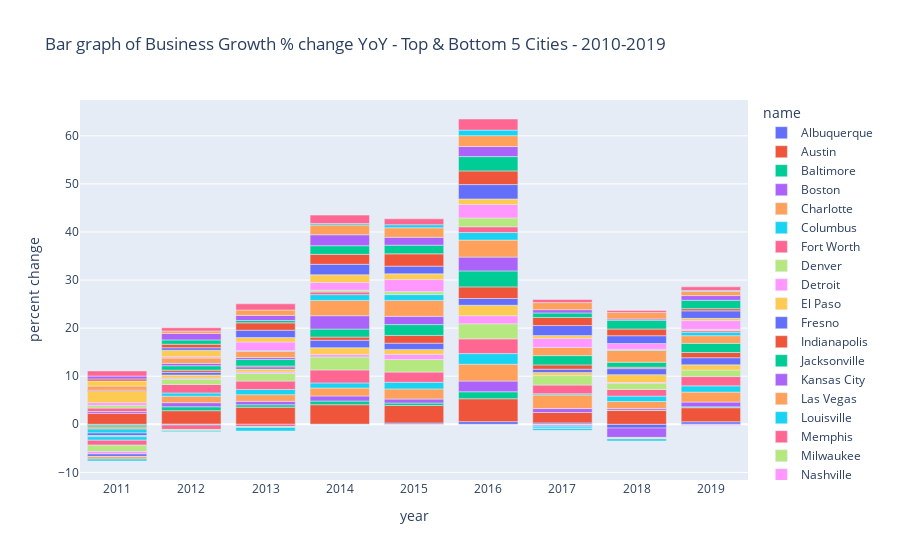

The notebook cell this image was saved under:
### Code cell
#Plotly bar graph of Business Growth % change YoY Top & Bottom 5 Cities- 2010-2019

fig = px.bar(business_10, y='percent_change', x='year', color='name', 
             title='Bar graph of Business Growth % change YoY - Top & Bottom 5 Cities - 2010-2019',
             labels={col:col.replace('_', ' ') for col in business_10.columns}) # remove underscore
fig.show()

### Figure 1 — Plotly figure (JSON) as saved in the notebook; plotly's stock layout.template omitted (floating-point values rounded to 4 significant figures)
{"data": [{"alignmentgroup": "True", "hovertemplate": "name=Albuquerque<br>year=%{x}<br>percent change=%{y}<extra></extra>", "legendgroup": "Albuquerque", "marker": {"color": "#636efa", "pattern": {"shape": ""}}, "name": "Albuquerque", "offsetgroup": "Albuquerque", "orientation": "v", "showlegend": true, "textposition": "auto", "type": "bar", "x": [2019, 2018, 2017, 2016, 2015, 2014, 2013, 2012, 2011], "xaxis": "x", "y": [0.5263, -0.7948, 0.2909, 0.55, 0.2699, 0.04108, -0.01174, 0.01761, -0.1933], "yaxis": "y"}, {"alignmentgroup": "True", "hovertemplate": "name=Austin<br>year=%{x}<br>percent change=%{y}<extra></extra>", "legendgroup": "Austin", "marker": {"color": "#EF553B", "pattern": {"shape": ""}}, "name": "Austin", "offsetgroup": "Austin", "orientation": "v", "showlegend": true, "textposition": "auto", "type": "bar", "x": [2011, 2012, 2013, 2014, 2015, 2016, 2017, 2018, 2019], "xaxis": "x", "y": [2.3, 2.811, 3.555, 4.035, 3.646, 4.763, 2.16, 2.941, 2.921], "yaxis": "y"}, {"alignmentgroup": "True", "hovertemplate": "name=Baltimore<br>year=%{x}<br>percent change=%{y}<extra></extra>", "legendgroup": "Baltimore", "marker": {"color": "#00cc96", "pattern": {"shape": ""}}, "name": "Baltimore", "offsetgroup": "Baltimore", "orientation": "v", "showlegend": true, "textposition": "auto", "type": "bar", "x": [2011, 2012, 2013, 2014, 2015, 2016, 2017, 2018, 2019], "xaxis": "x", "y": [-0.3811, 0.8128, 0.501, 0.7586, 0.5047, 1.453, -0.1095, 0.009812, 0.175], "yaxis": "y"}, {"alignmentgroup": "True", "hovertemplate": "name=Boston<br>year=%{x}<br>percent change=%{y}<extra></extra>", "legendgroup": "Boston", "marker": {"color": "#ab63fa", "pattern": {"shape": ""}}, "name": "Boston", "offsetgroup": "Boston", "orientation": "v", "showlegend": true, "textposition": "auto", "type": "bar", "x": [2011, 2012, 2013, 2014, 2015, 2016, 2017, 2018, 2019], "xaxis": "x", "y": [0.3563, 0.8593, 0.7129, 1.054, 0.8353, 2.226, 0.8197, 0.3429, 0.9967], "yaxis": "y"}, {"alignmentgroup": "True", "hovertemplate": "name=Charlotte<br>year=%{x}<br>percent change=%{y}<extra></extra>", "legendgroup": "Charlotte", "marker": {"color": "#FFA15A", "pattern": {"shape": ""}}, "name": "Charlotte", "offsetgroup": "Charlotte", "orientation": "v", "showlegend": true, "textposition": "auto", "type": "bar", "x": [2011, 2012, 2013, 2014, 2015, 2016, 2017, 2018, 2019], "xaxis": "x", "y": [-0.4286, 1.343, 1.396, 1.654, 2.104, 3.496, 2.824, 1.441, 2.078], "yaxis": "y"}, {"alignmentgroup": "True", "hovertemplate": "name=Columbus<br>year=%{x}<br>percent change=%{y}<extra></extra>", "legendgroup": "Columbus", "marker": {"color": "#19d3f3", "pattern": {"shape": ""}}, "name": "Columbus", "offsetgroup": "Columbus", "orientation": "v", "showlegend": true, "textposition": "auto", "type": "bar", "x": [2011, 2012, 2013, 2014, 2015, 2016, 2017, 2018, 2019], "xaxis": "x", "y": [-0.8149, 0.6769, 1.082, 1.065, 1.38, 2.212, 0.2433, 1.124, 1.294], "yaxis": "y"}, {"alignmentgroup": "True", "hovertemplate": "name=Fort Worth<br>year=%{x}<br>percent change=%{y}<extra></extra>", "legendgroup": "Fort Worth", "marker": {"color": "#FF6692", "pattern": {"shape": ""}}, "name": "Fort Worth", "offsetgroup": "Fort Worth", "orientation": "v", "showlegend": true, "textposition": "auto", "type": "bar", "x": [2011, 2012, 2013, 2014, 2015, 2016, 2017, 2018, 2019], "xaxis": "x", "y": [0.7166, 1.761, 1.742, 2.697, 2.122, 3.068, 1.822, 1.386, 1.931], "yaxis": "y"}, {"alignmentgroup": "True", "hovertemplate": "name=Denver<br>year=%{x}<br>percent change=%{y}<extra></extra>", "legendgroup": "Denver", "marker": {"color": "#B6E880", "pattern": {"shape": ""}}, "name": "Denver", "offsetgroup": "Denver", "orientation": "v", "showlegend": true, "textposition": "auto", "type": "bar", "x": [2011, 2012, 2013, 2014, 2015, 2016, 2017, 2018, 2019], "xaxis": "x", "y": [0.5455, 1.114, 1.582, 2.718, 2.625, 3.139, 1.974, 1.263, 1.359], "yaxis": "y"}, {"alignmentgroup": "True", "hovertemplate": "name=Detroit<br>year=%{x}<br>percent change=%{y}<extra></extra>", "legendgroup": "Detroit", "marker": {"color": "#FF97FF", "pattern": {"shape": ""}}, "name": "Detroit", "offsetgroup": "Detroit", "orientation": "v", "showlegend": true, "textposition": "auto", "type": "bar", "x": [2011, 2012, 2013, 2014, 2015, 2016, 2017, 2018, 2019], "xaxis": "x", "y": [0.579, 0.2358, 0.3021, 0.507, 1.068, 1.676, -0.08683, 0.1783, -0.2191], "yaxis": "y"}, {"alignmentgroup": "True", "hovertemplate": "name=El Paso<br>year=%{x}<br>percent change=%{y}<extra></extra>", "legendgroup": "El Paso", "marker": {"color": "#FECB52", "pattern": {"shape": ""}}, "name": "El Paso", "offsetgroup": "El Paso", "orientation": "v", "showlegend": true, "textposition": "auto", "type": "bar", "x": [2011, 2012, 2013, 2014, 2015, 2016, 2017, 2018, 2019], "xaxis": "x", "y": [2.339, 0.6168, 0.6052, 1.398, 1.025, 2.174, 0.6195, 1.639, 1.08], "yaxis": "y"}, {"alignmentgroup": "True", "hovertemplate": "name=Fresno<br>year=%{x}<br>percent change=%{y}<extra></extra>", "legendgroup": "Fresno", "marker": {"color": "#636efa", "pattern": {"shape": ""}}, "name": "Fresno", "offsetgroup": "Fresno", "orientation": "v", "showlegend": true, "textposition": "auto", "type": "bar", "x": [2011, 2012, 2013, 2014, 2015, 2016, 2017, 2018, 2019], "xaxis": "x", "y": [-0.515, 0.566, 0.453, 1.558, 1.292, 1.408, 0.7074, 1.255, 1.484], "yaxis": "y"}, {"alignmentgroup": "True", "hovertemplate": "name=Indianapolis<br>year=%{x}<br>percent change=%{y}<extra></extra>", "legendgroup": "Indianapolis", "marker": {"color": "#EF553B", "pattern": {"shape": ""}}, "name": "Indianapolis", "offsetgroup": "Indianapolis", "orientation": "v", "showlegend": true, "textposition": "auto", "type": "bar", "x": [2011, 2012, 2013, 2014, 2015, 2016, 2017, 2018, 2019], "xaxis": "x", "y": [0.2573, 0.4491, 0.1965, 0.6547, 1.615, 2.416, 0.8942, 0.2877, 1.094], "yaxis": "y"}, {"alignmentgroup": "True", "hovertemplate": "name=Jacksonville<br>year=%{x}<br>percent change=%{y}<extra></extra>", "legendgroup": "Jacksonville", "marker": {"color": "#00cc96", "pattern": {"shape": ""}}, "name": "Jacksonville", "offsetgroup": "Jacksonville", "orientation": "v", "showlegend": true, "textposition": "auto", "type": "bar", "x": [2011, 2012, 2013, 2014, 2015, 2016, 2017, 2018, 2019], "xaxis": "x", "y": [-0.1476, 0.91, 1.371, 1.664, 2.252, 3.321, 1.932, 1.05, 1.893], "yaxis": "y"}, {"alignmentgroup": "True", "hovertemplate": "name=Kansas City<br>year=%{x}<br>percent change=%{y}<extra></extra>", "legendgroup": "Kansas City", "marker": {"color": "#ab63fa", "pattern": {"shape": ""}}, "name": "Kansas City", "offsetgroup": "Kansas City", "orientation": "v", "showlegend": true, "textposition": "auto", "type": "bar", "x": [2011, 2012, 2013, 2014, 2015, 2016, 2017, 2018, 2019], "xaxis": "x", "y": [-0.1196, 0.5057, 0.4083, 2.785, 1.713, 2.87, -0.235, -1.94, -0.05431], "yaxis": "y"}, {"alignmentgroup": "True", "hovertemplate": "name=Las Vegas<br>year=%{x}<br>percent change=%{y}<extra></extra>", "legendgroup": "Las Vegas", "marker": {"color": "#FFA15A", "pattern": {"shape": ""}}, "name": "Las Vegas", "offsetgroup": "Las Vegas", "orientation": "v", "showlegend": true, "textposition": "auto", "type": "bar", "x": [2011, 2012, 2013, 2014, 2015, 2016, 2017, 2018, 2019], "xaxis": "x", "y": [0.8637, 1.111, 1.294, 3.177, 3.323, 3.541, 1.69, 2.436, 1.6], "yaxis": "y"}, {"alignmentgroup": "True", "hovertemplate": "name=Louisville<br>year=%{x}<br>percent change=%{y}<extra></extra>", "legendgroup": "Louisville", "marker": {"color": "#19d3f3", "pattern": {"shape": ""}}, "name": "Louisville", "offsetgroup": "Louisville", "orientation": "v", "showlegend": true, "textposition": "auto", "type": "bar", "x": [2011, 2012, 2013, 2014, 2015, 2016, 2017, 2018, 2019], "xaxis": "x", "y": [-0.719, -0.1533, 0.1075, 1.204, 1.201, 1.576, -0.3648, 0.1332, 0.7314], "yaxis": "y"}, {"alignmentgroup": "True", "hovertemplate": "name=Memphis<br>year=%{x}<br>percent change=%{y}<extra></extra>", "legendgroup": "Memphis", "marker": {"color": "#FF6692", "pattern": {"shape": ""}}, "name": "Memphis", "offsetgroup": "Memphis", "orientation": "v", "showlegend": true, "textposition": "auto", "type": "bar", "x": [2011, 2012, 2013, 2014, 2015, 2016, 2017, 2018, 2019], "xaxis": "x", "y": [-1.027, -0.9204, -0.4476, 0.5556, -0.05062, 1.199, -0.07923, 0.1377, 0.3251], "yaxis": "y"}, {"alignmentgroup": "True", "hovertemplate": "name=Milwaukee<br>year=%{x}<br>percent change=%{y}<extra></extra>", "legendgroup": "Milwaukee", "marker": {"color": "#B6E880", "pattern": {"shape": ""}}, "name": "Milwaukee", "offsetgroup": "Milwaukee", "orientation": "v", "showlegend": true, "textposition": "auto", "type": "bar", "x": [2011, 2012, 2013, 2014, 2015, 2016, 2017, 2018, 2019], "xaxis": "x", "y": [-1.318, -0.2863, -0.1885, 0.3661, 0.6196, 1.836, 0.01695, -0.1865, 0.2462], "yaxis": "y"}, {"alignmentgroup": "True", "hovertemplate": "name=Nashville<br>year=%{x}<br>percent change=%{y}<extra></extra>", "legendgroup": "Nashville", "marker": {"color": "#FF97FF", "pattern": {"shape": ""}}, "name": "Nashville", "offsetgroup": "Nashville", "orientation": "v", "showlegend": true, "textposition": "auto", "type": "bar", "x": [2011, 2012, 2013, 2014, 2015, 2016, 2017, 2018, 2019], "xaxis": "x", "y": [-0.5164, 0.2512, 1.809, 1.591, 2.506, 2.792, 1.88, 1.171, 1.836], "yaxis": "y"}, {"alignmentgroup": "True", "hovertemplate": "name=Oklahoma City<br>year=%{x}<br>percent change=%{y}<extra></extra>", "legendgroup": "Oklahoma City", "marker": {"color": "#FECB52", "pattern": {"shape": ""}}, "name": "Oklahoma City", "offsetgroup": "Oklahoma City", "orientation": "v", "showlegend": true, "textposition": "auto", "type": "bar", "x": [2011, 2012, 2013, 2014, 2015, 2016, 2017, 2018, 2019], "xaxis": "x", "y": [1.044, 1.366, 0.9188, 1.625, 1.187, 1.158, 0.5814, -0.1168, 0.4679], "yaxis": "y"}, {"alignmentgroup": "True", "hovertemplate": "name=Mesa<br>year=%{x}<br>percent change=%{y}<extra></extra>", "legendgroup": "Mesa", "marker": {"color": "#636efa", "pattern": {"shape": ""}}, "name": "Mesa", "offsetgroup": "Mesa", "orientation": "v", "showlegend": true, "textposition": "auto", "type": "bar", "x": [2011, 2012, 2013, 2014, 2015, 2016, 2017, 2018, 2019], "xaxis": "x", "y": [-0.5041, 0.5093, 1.537, 2.169, 1.602, 2.986, 2.082, 1.625, 1.556], "yaxis": "y"}, {"alignmentgroup": "True", "hovertemplate": "name=Portland<br>year=%{x}<br>percent change=%{y}<extra></extra>", "legendgroup": "Portland", "marker": {"color": "#EF553B", "pattern": {"shape": ""}}, "name": "Portland", "offsetgroup": "Portland", "orientation": "v", "showlegend": true, "textposition": "auto", "type": "bar", "x": [2011, 2012, 2013, 2014, 2015, 2016, 2017, 2018, 2019], "xaxis": "x", "y": [0.4316, 0.7353, 1.525, 2.087, 2.562, 2.848, 1.688, 1.391, 0.4551], "yaxis": "y"}, {"alignmentgroup": "True", "hovertemplate": "name=Sacramento<br>year=%{x}<br>percent change=%{y}<extra></extra>", "legendgroup": "Sacramento", "marker": {"color": "#00cc96", "pattern": {"shape": ""}}, "name": "Sacramento", "offsetgroup": "Sacramento", "orientation": "v", "showlegend": true, "textposition": "auto", "type": "bar", "x": [2011, 2012, 2013, 2014, 2015, 2016, 2017, 2018, 2019], "xaxis": "x", "y": [-0.06688, 0.8948, 0.4963, 1.782, 1.806, 2.977, 0.9348, 1.829, 1.75], "yaxis": "y"}, {"alignmentgroup": "True", "hovertemplate": "name=San Francisco<br>year=%{x}<br>percent change=%{y}<extra></extra>", "legendgroup": "San Francisco", "marker": {"color": "#ab63fa", "pattern": {"shape": ""}}, "name": "San Francisco", "offsetgroup": "San Francisco", "orientation": "v", "showlegend": true, "textposition": "auto", "type": "bar", "x": [2011, 2012, 2013, 2014, 2015, 2016, 2017, 2018, 2019], "xaxis": "x", "y": [0.6013, 1.358, 1.051, 2.28, 1.636, 2.091, 0.6815, 0.2684, 0.9726], "yaxis": "y"}, {"alignmentgroup": "True", "hovertemplate": "name=Seattle<br>year=%{x}<br>percent change=%{y}<extra></extra>", "legendgroup": "Seattle", "marker": {"color": "#FFA15A", "pattern": {"shape": ""}}, "name": "Seattle", "offsetgroup": "Seattle", "orientation": "v", "showlegend": true, "textposition": "auto", "type": "bar", "x": [2011, 2012, 2013, 2014, 2015, 2016, 2017, 2018, 2019], "xaxis": "x", "y": [-0.4931, 0.5014, 1.12, 2.04, 1.983, 2.262, 1.474, 1.35, 0.8859], "yaxis": "y"}, {"alignmentgroup": "True", "hovertemplate": "name=Tucson<br>year=%{x}<br>percent change=%{y}<extra></extra>", "legendgroup": "Tucson", "marker": {"color": "#19d3f3", "pattern": {"shape": ""}}, "name": "Tucson", "offsetgroup": "Tucson", "orientation": "v", "showlegend": true, "textposition": "auto", "type": "bar", "x": [2011, 2012, 2013, 2014, 2015, 2016, 2017, 2018, 2019], "xaxis": "x", "y": [-0.3926, -0.2135, -0.757, 0.3095, 0.6392, 1.155, -0.3735, -0.4292, 0.191], "yaxis": "y"}, {"alignmentgroup": "True", "hovertemplate": "name=Washington<br>year=%{x}<br>percent change=%{y}<extra></extra>", "legendgroup": "Washington", "marker": {"color": "#FF6692", "pattern": {"shape": ""}}, "name": "Washington", "offsetgroup": "Washington", "orientation": "v", "showlegend": true, "textposition": "auto", "type": "bar", "x": [2011, 2012, 2013, 2014, 2015, 2016, 2017, 2018, 2019], "xaxis": "x", "y": [1.05, 0.6788, 1.292, 1.737, 1.229, 2.311, 0.6433, 0.4259, 0.7419], "yaxis": "y"}], "layout": {"barmode": "relative", "legend": {"title": {"text": "name"}, "tracegroupgap": 0}, "title": {"text": "Bar graph of Business Growth % change YoY - Top & Bottom 5 Cities - 2010-2019"}, "xaxis": {"anchor": "y", "domain": [0, 1], "title": {"text": "year"}}, "yaxis": {"anchor": "x", "domain": [0, 1], "title": {"text": "percent change"}}}}
